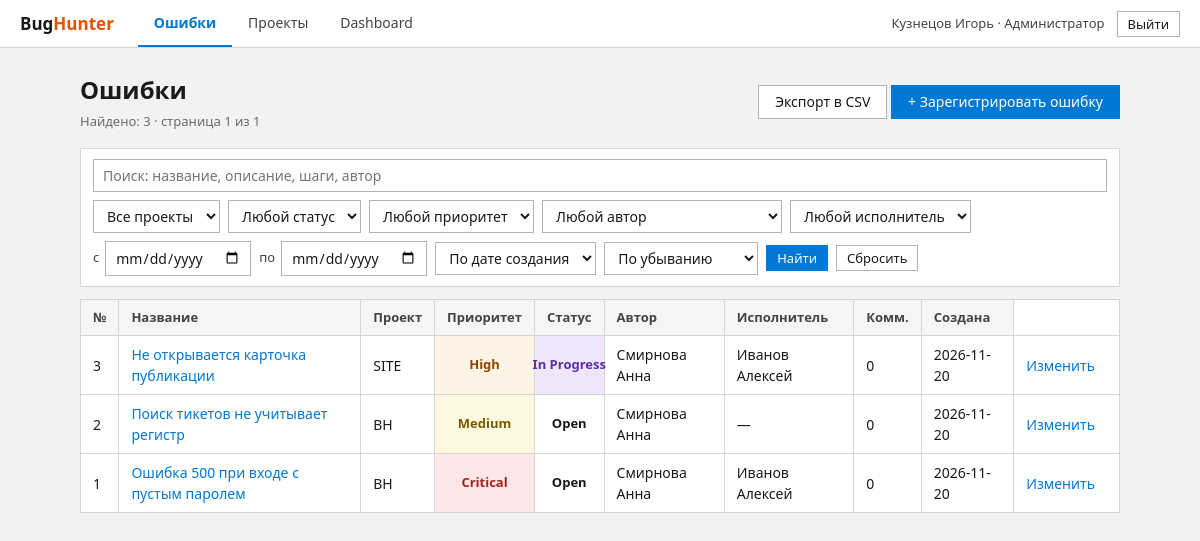
The app's page /bugs.php (signed in), older data.
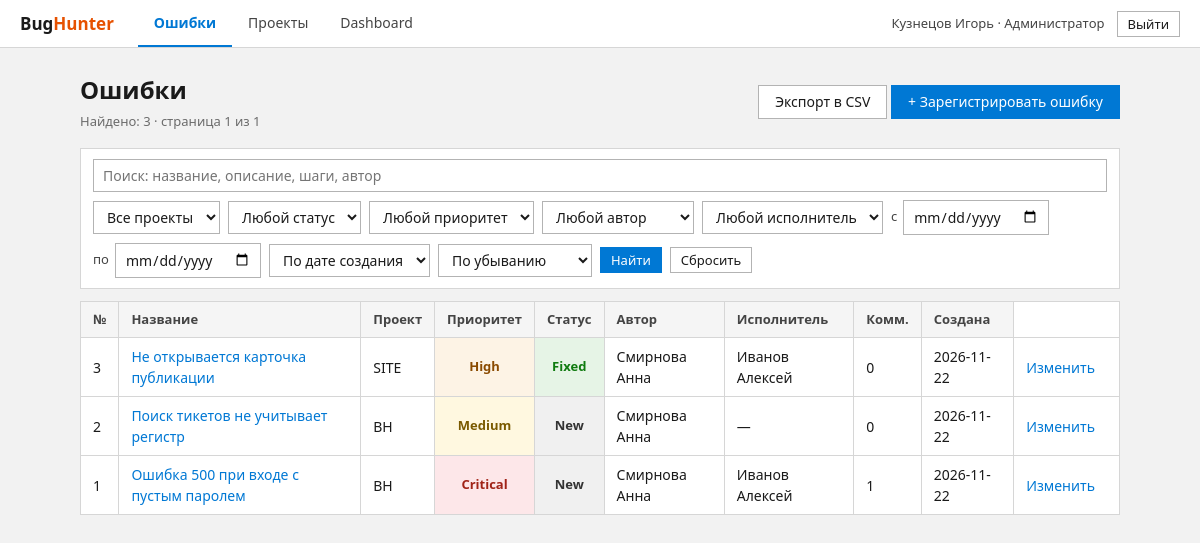
The same page, newer data.
### tables this page shows
CREATE TABLE users (
    user_id       INTEGER PRIMARY KEY AUTOINCREMENT,
    full_name     TEXT    NOT NULL,
    email         TEXT    NOT NULL UNIQUE,
    password_hash TEXT    NOT NULL,
    role          TEXT    NOT NULL CHECK (role IN ('customer', 'tester', 'developer', 'admin')),
    created_at    TEXT    NOT NULL DEFAULT CURRENT_TIMESTAMP
);

CREATE TABLE bugs (
    bug_id          INTEGER PRIMARY KEY AUTOINCREMENT,
    project_id      INTEGER NOT NULL REFERENCES projects (project_id),
    author_id       INTEGER NOT NULL REFERENCES users (user_id),
    assignee_id     INTEGER REFERENCES users (user_id) ON DELETE SET NULL,
    title           TEXT    NOT NULL CHECK (length(trim(title)) > 0),
    description     TEXT    NOT NULL DEFAULT '',
    steps           TEXT    NOT NULL DEFAULT '',
    expected_result TEXT    NOT NULL DEFAULT '',
    actual_result   TEXT    NOT NULL DEFAULT '',
    priority        TEXT    NOT NULL DEFAULT 'Medium' CHECK (priority IN ('Critical', 'High', 'Medium', 'Low')),
    status          TEXT    NOT NULL DEFAULT 'New' CHECK (status IN ('New', 'Review', 'Confirmed', 'In Progress', 'Fixed', 'Closed', 'Rejected')),
    created_at      TEXT    NOT NULL DEFAULT CURRENT_TIMESTAMP
);

### config/database.php (called while the page is built, shortened)
<?php
function getPdo(): PDO
{
    static $pdo = null;
    if ($pdo === null) {
        $pdo = new PDO('sqlite:' . DB_PATH, null, null, [
            PDO::ATTR_ERRMODE            => PDO::ERRMODE_EXCEPTION,
            PDO::ATTR_DEFAULT_FETCH_MODE => PDO::FETCH_ASSOC,
        ]);
        $pdo->exec('PRAGMA foreign_keys = ON');
    }
    return $pdo;
}

### search_lib.php (called while the page is built, shortened)
<?php
require_once __DIR__ . '/bugs_lib.php';
function parseFilters(array $get): array
{
    $f = [
        'q' => '', 'project' => 0, 'status' => '', 'priority' => '', 'author' => 0, 'assignee' => 0,
        'date_from' => '', 'date_to' => '', 'sort' => 'date', 'dir' => 'desc', 'page' => 1,
    ];
    $warn = [];
    $raw = static function (string $k) use ($get, &$warn): string {
        if (!isset($get[$k])) {
            return '';
        }
        if (!is_string($get[$k])) {
            $warn[] = "Параметр «{$k}» имеет неверный формат и проигнорирован.";
            return '';
        }
        return trim($get[$k]);
    };
    $int = static function (string $k) use ($raw, &$warn): int {
        $v = $raw($k);
        if ($v === '') {
            return 0;
        }
        if (!ctype_digit($v) || strlen($v) > 9) {
            $warn[] = "Параметр «{$k}» должен быть числом — значение проигнорировано.";
            return 0;
        }
        return (int) $v;
    };
    $date = static function (string $k) use ($raw, &$warn): string {
        $v = $raw($k);
        if ($v === '') {
            return '';
        }
        if (preg_match('/^(\d{4})-(\d{2})-(\d{2})$/', $v, $m) && checkdate((int) $m[2], (int) $m[3], (int) $m[1])) {
            return $v;
        }
        $warn[] = "Дата «{$k}» должна быть в формате ГГГГ-ММ-ДД — значение проигнорировано.";
        return '';
    };
    $q = $raw('q');
    $f['q'] = $q;
    $f['project']  = $int('project');
    $f['author']   = $int('author');
    $f['assignee'] = $int('assignee');
    $status = $raw('status');
    $priority = $raw('priority');
    $f['date_from'] = $date('date_from');
    $f['date_to']   = $date('date_to');
    $sort = $raw('sort');
    $dir = strtolower($raw('dir'));
    $page = $raw('page');
    return [$f, $warn];
}
function buildWhere(array $f): array
{
    $where = [];
    $params = [];
    return [$where ? ' WHERE ' . implode(' AND ', $where) : '', $params];
}
function filterQuery(array $f, array $extra = []): array
{
    $q = [];
    return array_merge($q, $extra);
}

### bugs.php (the view, shortened to what this page needs)
<?php
require __DIR__ . '/search_lib.php';
$me = requireLogin();
$pdo = getPdo();
[$f, $warnings] = parseFilters($_GET);
[$whereSql, $params] = buildWhere($f);
$sortExpr = SORT_COLUMNS[$f['sort']];
$dir = $f['dir'] === 'asc' ? 'ASC' : 'DESC';
$orderSql = " ORDER BY {$sortExpr} {$dir}, b.bug_id DESC";
$selectSql = "SELECT b.bug_id, b.title, b.priority, b.status, b.created_at, b.author_id, b.assignee_id,
                     (SELECT COUNT(*) FROM comments c WHERE c.bug_id = b.bug_id) AS comments_count,
                     p.code AS project_code, a.full_name AS author_name, s.full_name AS assignee_name "
           . BUGS_FROM_SQL . $whereSql . $orderSql;
$cnt = $pdo->prepare('SELECT COUNT(*) ' . BUGS_FROM_SQL . $whereSql);
$cnt->execute($params);
$total = (int) $cnt->fetchColumn();
$pages = max(1, (int) ceil($total / PER_PAGE));
$page = min($f['page'], $pages);
$offset = ($page - 1) * PER_PAGE;
$stmt = $pdo->prepare($selectSql . ' LIMIT :lim OFFSET :off');
$stmt->bindValue(':lim', PER_PAGE, PDO::PARAM_INT);
$stmt->bindValue(':off', $offset, PDO::PARAM_INT);
$stmt->execute();
$bugs = $stmt->fetchAll();
$hasActions = false;
foreach ($bugs as $b) {
    if (canEditBug($me, $b)) {
        $hasActions = true;
        break;
    }
}
$sel = static fn (bool $cond): string => $cond ? ' selected' : '';
pageHeader('Ошибки');
?>
<div class="page-head">
    <div>
        <h1>Ошибки</h1>
        <div class="muted">Найдено: <?= $total ?> · страница <?= $page ?> из <?= $pages ?></div>
    </div>
    <div>
        <a class="btn btn-light" href="bugs.php?<?= h(http_build_query(filterQuery($f, ['export' => 'csv']))) ?>">Экспорт в CSV</a>
        <?php if (canCreateBug($me)): ?>
            <a class="btn" href="bug_create.php">+ Зарегистрировать ошибку</a>
        <?php endif; ?>
    </div>
</div>
<form class="filters" method="GET" action="bugs.php">
    <input type="text" name="q" value="<?= h($f['q']) ?>" maxlength="100" placeholder="Поиск: название, описание, шаги, автор" class="f-wide">
    <select name="project">
        <option value="">Все проекты</option>
    </select>
    <select name="status">
        <option value="">Любой статус</option>
    </select>
    <select name="priority">
        <option value="">Любой приоритет</option>
    </select>
    <select name="author">
        <option value="">Любой автор</option>
    </select>
    <select name="assignee">
        <option value="">Любой исполнитель</option>
    </select>
    <label class="f-label">с <input type="date" name="date_from" value="<?= h($f['date_from']) ?>"></label>
    <label class="f-label">по <input type="date" name="date_to" value="<?= h($f['date_to']) ?>"></label>
    <select name="sort">
        <?php foreach (SORT_TITLES as $key => $title): ?>
            <option value="<?= h($key) ?>"<?= $sel($f['sort'] === $key) ?>><?= h($title) ?></option>
        <?php endforeach; ?>
    </select>
    <select name="dir">
        <option value="desc"<?= $sel($f['dir'] === 'desc') ?>>По убыванию</option>
    </select>
    <button type="submit" class="btn-sm">Найти</button>
    <a class="btn btn-light btn-sm" href="bugs.php">Сбросить</a>
</form>
<?php if ($bugs === []): ?>
    <div class="card muted">Ошибок не найдено<?= $f['q'] !== '' ? ' по запросу «' . h($f['q']) . '»' : '' ?>.</div>
<?php else: ?>
<table class="table">
    <tr>
        <th>№</th><th>Название</th><th>Проект</th><th>Приоритет</th>
        <th>Статус</th><th>Автор</th><th>Исполнитель</th><th>Комм.</th><th>Создана</th>
    </tr>
    <?php foreach ($bugs as $b): ?>
    <tr>
        <td><?= (int) $b['bug_id'] ?></td>
        <td><a href="bug_view.php?id=<?= (int) $b['bug_id'] ?>"><?= h($b['title']) ?></a></td>
        <td><?= h($b['project_code']) ?></td>
        <td><?= priorityBadge($b['priority']) ?></td>
        <td><?= statusBadge($b['status']) ?></td>
        <td><?= h($b['author_name']) ?></td>
        <td><?= h($b['assignee_name'] ?? '—') ?></td>
        <td><?= (int) $b['comments_count'] ?></td>
        <td><?= h(substr((string) $b['created_at'], 0, 10)) ?></td>
        <?php if ($hasActions): ?>
            <td class="actions">
                <?php if (canEditBug($me, $b)): ?>
                    <a href="bug_edit.php?id=<?= (int) $b['bug_id'] ?>">Изменить</a>
                <?php endif; ?>
            </td>
        <?php endif; ?>
    </tr>
    <?php endforeach; ?>
</table>
<?php endif; ?>
<?php pageFooter();

### auth.php (shortened to what this page needs)
<?php
require_once __DIR__ . '/config/database.php';
function h(?string $s): string
{
    return htmlspecialchars((string) $s, ENT_QUOTES | ENT_SUBSTITUTE, 'UTF-8');
}
function currentUser(): ?array
{
    $stmt = getPdo()->prepare('SELECT user_id, full_name, email, role FROM users WHERE user_id = ?');
    $stmt->execute([$_SESSION['user_id']]);
    $user = $stmt->fetch();
    return $user ?: null;
}
function requireLogin(): array
{
    $user = currentUser();
    return $user;
}
function pageHeader(string $title): void
{
    $user = currentUser();
    $page = basename($_SERVER['SCRIPT_NAME'] ?? '');
    $active = static fn (string $prefix): string => str_starts_with($page, $prefix) ? ' class="active"' : '';
    ?>
<!doctype html>
<html lang="ru">
<head>
    <link rel="stylesheet" href="style.css">
</head>
<body>
<?php if ($user !== null): ?>
<header class="topbar">
    <a class="logo" href="bugs.php">Bug<span>Hunter</span></a>
    <nav>
        <a href="bugs.php"<?= $active('bug') ?>>Ошибки</a>
        <a href="projects.php"<?= $active('project') ?>>Проекты</a>
        <a href="dashboard.php"<?= $active('dashboard') ?>>Dashboard</a>
    </nav>
    <div class="me">
        <span><?= h($user['full_name']) ?> · <?= h(roleTitle($user['role'])) ?></span>
        <form method="POST" action="logout.php">
            <button type="submit" class="btn btn-light btn-sm">Выйти</button>
        </form>
    </div>
</header>
<?php endif; ?>
<main class="container<?= $user === null ? ' narrow' : '' ?>">
<?php
}
function pageFooter(): void
{
    echo "</main>\n</body>\n</html>\n";
}
function roleTitle(string $role): string
{
    return [
        'customer'  => 'Заказчик',
        'tester'    => 'Тестировщик',
        'developer' => 'Разработчик',
        'admin'     => 'Администратор',
    ][$role] ?? $role;
}

### bugs_lib.php (shortened to what this page needs)
<?php
function priorityBadge(string $p): string
{
    return '<span class="badge p-' . h($p) . '">' . h($p) . '</span>';
}
function statusBadge(string $s): string
{
    return '<span class="badge s-' . h(str_replace(' ', '-', $s)) . '">' . h($s) . '</span>';
}
function canCreateBug(array $user): bool
{
    return $user['role'] !== 'customer';
}
function canEditBug(array $user, array $bug): bool
{
    $uid = (int) $user['user_id'];
    return $user['role'] === 'admin'
        || (int) $bug['author_id'] === $uid
        || ($bug['assignee_id'] !== null && (int) $bug['assignee_id'] === $uid);
}
    ?>

### style.css (style rules this page uses)
:root { --accent: #0078d4; --accent-dark: #005a9e; --accent-press: #004578; --accent-soft: #e5f1fb; --ink: #1a1a1a; --ink-soft: #444444; --ink-muted: #6b6b6b; --surface: #ffffff; --bg: #f2f2f2; --line: #d6d6d6; --line-strong: #b3b3b3; --line-dark: #8a8a8a; --danger: #c42b1c; --danger-dark: #a02317; --success: #0f7b0f; --success-bg: #e6f4e6; --danger-bg: #fde7e9; --focus: 0 0 0 2px var(--surface), 0 0 0 4px var(--accent); }
* { box-sizing: border-box; }
html { -webkit-text-size-adjust: 100%; }
body { margin: 0; background: var(--bg); color: var(--ink); font: 14px/1.5 "Segoe UI", "Segoe UI Variable", Tahoma, system-ui, Arial, sans-serif; -webkit-font-smoothing: antialiased; }
a { color: var(--accent); text-decoration: none; }
h1 { font-size: 24px; font-weight: 600; margin: 0 0 4px; letter-spacing: 0; }
.topbar { display: flex; align-items: center; gap: 24px; padding: 0 20px; height: 48px; background: var(--surface); color: var(--ink); border-bottom: 1px solid var(--line); position: sticky; top: 0; z-index: 50; }
.topbar .logo { color: var(--ink); font-weight: 700; font-size: 17px; letter-spacing: 0; text-decoration: none; line-height: 20px; }
.topbar .logo span { color: #e65100; }
.topbar nav { display: flex; gap: 0; flex: 1; height: 100%; }
.topbar nav a { color: var(--ink-soft); padding: 0 16px; font-size: 14px; display: flex; align-items: center; border-bottom: 2px solid transparent; transition: background .1s, color .1s; }
.topbar nav a.active { color: var(--accent); border-bottom-color: var(--accent); font-weight: 600; }
.topbar .me { display: flex; align-items: center; gap: 12px; font-size: 13px; color: var(--ink-soft); }
.topbar .me form { margin: 0; }
.container { max-width: 1080px; margin: 24px auto; padding: 0 20px; }
.page-head { display: flex; justify-content: space-between; align-items: center; gap: 16px; margin-bottom: 16px; flex-wrap: wrap; }
.muted { color: var(--ink-muted); font-size: 13px; }
.btn, button { display: inline-flex; align-items: center; justify-content: center; gap: 6px; padding: 6px 16px; border: 1px solid var(--accent); border-radius: 0; cursor: pointer; background: var(--accent); color: #fff; font: inherit; font-size: 14px; line-height: 20px; text-decoration: none; transition: background .1s, border-color .1s; }
.btn-light { background: var(--surface); color: var(--ink); border: 1px solid var(--line-strong); }
.btn-sm { padding: 3px 10px; font-size: 13px; line-height: 18px; }
.table, table { width: 100%; border-collapse: collapse; background: var(--surface); border: 1px solid var(--line); border-radius: 0; margin-top: 8px; }
th { background: #f5f5f5; text-align: left; font-size: 13px; font-weight: 600; color: var(--ink-soft); padding: 8px 12px; border: 1px solid var(--line); border-top: 0; }
td { padding: 0; border: 1px solid var(--line); font-size: 14px; vertical-align: middle; text-align: center; position: relative; }
td:not(:has(.badge)) { padding: 8px 12px; text-align: left; }
td.actions { white-space: nowrap; padding: 8px 12px; text-align: center; }
td.actions a { margin-right: 12px; }
.badge { position: absolute; top: 0; left: 0; width: 100%; height: 100%; display: flex; align-items: center; justify-content: center; padding: 8px 12px; margin: 0; border: none; border-radius: 0; font-size: 13px; font-weight: 600; white-space: nowrap; box-sizing: border-box; }
.p-Critical { background: #fde7e9; color: #a02317; }
.p-High { background: #fdf3e5; color: #8a4a00; }
.p-Medium { background: #fff8e0; color: #7a5a00; }
.s-New { background: #f0f0f0; color: #333; }
.s-Fixed { background: #e6f4e6; color: #0f7b0f; }
.filters { display: flex; gap: 8px; flex-wrap: wrap; align-items: center; margin-bottom: 12px; padding: 10px 12px; background: var(--surface); border: 1px solid var(--line); }
.filters select { padding: 5px 9px; border: 1px solid var(--line-strong); border-radius: 0; font: inherit; font-size: 14px; background: var(--surface); color: var(--ink); }
.filters input[type=text], .filters input[type=date] { padding: 5px 9px; border: 1px solid var(--line-strong); border-radius: 0; font: inherit; font-size: 14px; background: var(--surface); color: var(--ink); }
.filters .f-wide { flex: 1 1 100%; }
.filters .f-label { display: inline-flex; align-items: center; gap: 6px; font-size: 13px; color: var(--ink-soft); }
.s-In-Progress { background: #efe6fb; color: #5b2fa8; }

Row changes from the older to the newer data that the page shows:
changed bugs "Не открывается карточка публикации": status "In Progress" → "Fixed"; created_at "2026-11-20" → "2026-11-22"
changed bugs "Поиск тикетов не учитывает регистр": status "Open" → "New"; created_at "2026-11-20" → "2026-11-22"
changed bugs "Ошибка 500 при входе с пустым паролем": status "Open" → "New"; comments_count "0" → "1"; created_at "2026-11-20" → "2026-11-22"
